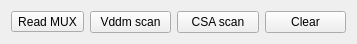
  <widget class="QWidget" name="layoutWidget">
   <property name="geometry">
    <rect>
     <x>830</x>
     <y>940</y>
     <width>357</width>
     <height>36</height>
    </rect>
   </property>
   <layout class="QHBoxLayout" name="horizontalLayout">
    <item>
     <widget class="QToolButton" name="pbReadMUX">
      <property name="sizePolicy">
       <sizepolicy hsizetype="Maximum" vsizetype="Fixed">
        <horstretch>1</horstretch>
        <verstretch>0</verstretch>
       </sizepolicy>
      </property>
      <property name="toolTip">
       <string notr="true"/>
      </property>
      <property name="statusTip">
       <string notr="true"/>
      </property>
      <property name="whatsThis">
       <string notr="true"/>
      </property>
      <property name="accessibleName">
       <string notr="true"/>
      </property>
      <property name="accessibleDescription">
       <string notr="true"/>
      </property>
      <property name="text">
       <string>Read MUX</string>
      </property>
     </widget>
    </item>
    <item>
     <widget class="QPushButton" name="pbVDDMscan">
      <property name="text">
       <string>Vddm scan</string>
      </property>
     </widget>
    </item>
    <item>
     <widget class="QPushButton" name="pbCSAscan">
      <property name="text">
       <string>CSA scan</string>
      </property>
     </widget>
    </item>
    <item>
     <widget class="QPushButton" name="pbClearOutput">
      <property name="text">
       <string>Clear</string>
      </property>
     </widget>
    </item>
   </layout>
  </widget>
